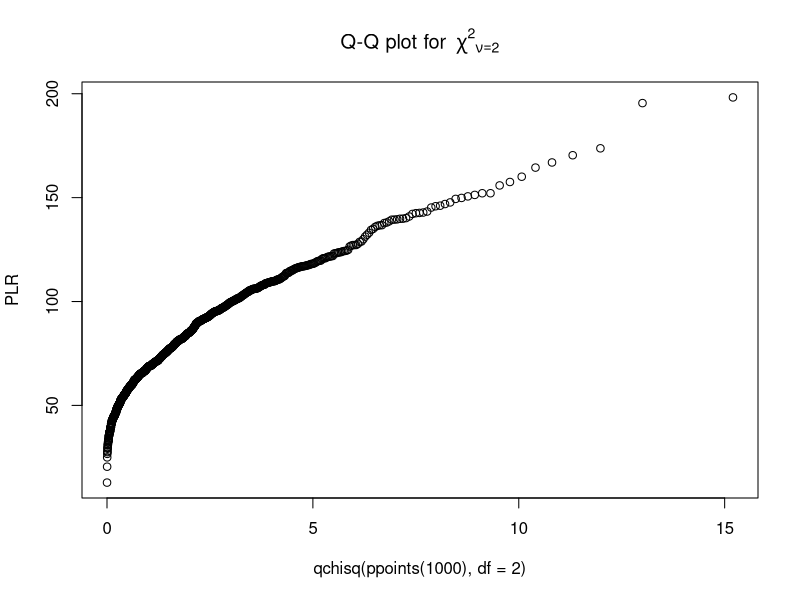
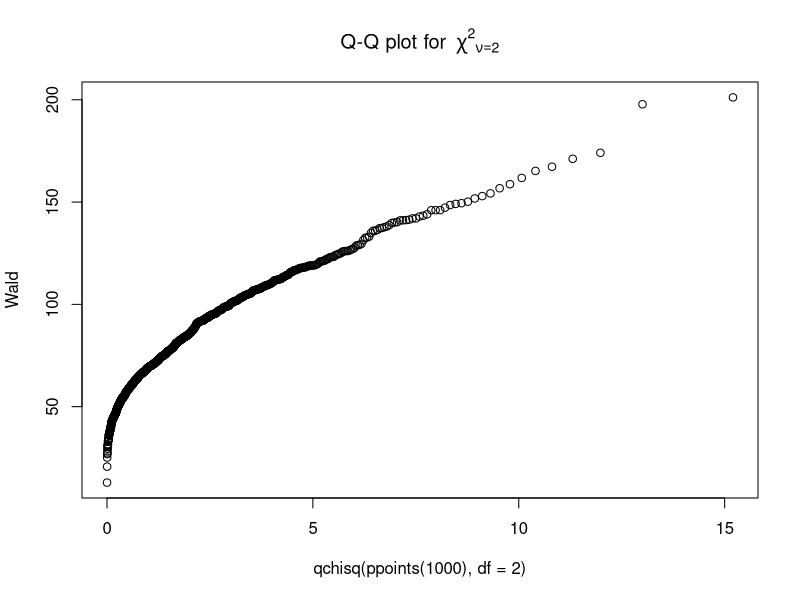

Write the R code that produced these figures, in order. (Note: a time limit stopped this script after it produced the figures.)
library(MASS)

Ker <- function(u){
  v <- numeric(length(u))
  if(abs(u)<=1){
    .75 * (1 - u^2)
  }else{
    0
  }
}

p <- 1
q <- 3
n <- 100
m <- 1000 # 重复次数
h <- 0.4167
#h <- 0.625
#h <- 0.9375
theta <- 0.5

Plmest <- function(p, q, theta, n, m, h){
  sigma <- matrix(c(1, .5, .5, .5, 1, .5, .5, .5, 1), 3, 3)
  # theta = 0
  # A <- matrix(c(0, 0, 1, 0, 0, 1), nrow=2, ncol=3)
  # theta <- .5
  A <- matrix(c(0, 0, 1, 0, 0, -2), nrow=2, ncol=3)

  beta <- matrix(nrow=m, ncol=q)
  PLR <- matrix(nrow=m, ncol=1)
  Wald <- matrix(nrow=m, ncol=1)
  
  set.seed(123)
  for (j in 1:m){
    #Simulate from a Multivariate Normal Distribution
    data <- mvrnorm(n, rep(0, 3), sigma)
    index <- abs(data[,1])<1.645
    x1 <- data[index, 2]
    x2 <- data[index, 3]
    x3 <- rbinom(n, 1, .4)[index]
    u <- data[index,1]
    num <- length(u)
    x <- rep(1, num)
    dim(x) <- c(num, p)
    X <- cbind(x1, x2, x3) # z
    error <- rnorm(n)[index]
    # error <- 2/3 * rnorm(n, 0, 1/2)[index] + 1/3 * rnorm(n, 0, 2)[index]
    Y <- sin(2*u) + 2 * x1 + 2 * theta * x2 + theta * x3 + error 
    dim(Y) <- c(num, 1)
    S <- matrix(nrow=num,ncol=num)
    for (i in 1:num){
      x_tem = cbind(x[i,], rep(0, p))
      w <- (u - rep(u[i], num)) / h
      dim(w) <- c(num, 1)
      W <- apply(w, 1, Ker)
      W <- diag(W) / h
      D <- cbind(x, x*w)
      S[i,] <- x_tem %*% ginv(t(D) %*% W %*% D) %*% t(D) %*% W
    }
    I <- diag(rep(num))
    Y_hat <- (I - S) %*% Y
    Z_hat <- (I - S) %*% X
    beta_hat <- ginv(t(Z_hat) %*% Z_hat) %*% t(Z_hat) %*% Y_hat
    M_hat <- S %*% (Y - X %*% beta_hat)
    RSS1 <- sum((Y - M_hat - X %*% beta_hat)^2)
    # ginv广义逆
    beta_hat0 <-beta_hat - ginv(t(Z_hat) %*% Z_hat) %*% t(A) %*% ginv(A %*% ginv(t(Z_hat) %*% Z_hat) %*% t(A)) %*% A %*% beta_hat 
    M_hat0 <- S %*% (Y - X %*% beta_hat0)
    RSS0 <- sum((Y - M_hat0 - X %*% beta_hat0)^2)
    T_n <- n / 2 * (RSS0 - RSS1) / RSS1 
    sigmah = RSS1 /n * ginv(t(Z_hat) %*% Z_hat) %*% t(Z_hat) %*% (I - S) %*% t(I - S) %*% Z_hat %*% ginv(t(Z_hat) %*% Z_hat)
    wh <- t(beta_hat) %*% t(A) %*% ginv(A %*% sigmah %*% t(A)) %*% A %*% beta_hat
    beta[j,] <- t(beta_hat)
    PLR[j,] <- 2 * T_n
    Wald[j,] <- wh
    res <- cbind(beta, PLR, Wald)
  }
  return(res)
}

res <- Plmest(p, q, theta, n, m, h)
beta <- res[,1:3]
PLR <- res[,4]
Wald <- res[,5]
apply(beta, 2, mean)
apply(beta, 2, sd)

## Q-Q plot for Chi^2 data against true theoretical distribution:
qqplot(qchisq(ppoints(1000), df = 2), PLR,
       main = expression("Q-Q plot for" ~~ {chi^2}[nu == 2]))
qqplot(qchisq(ppoints(1000), df = 2), Wald,
       main = expression("Q-Q plot for" ~~ {chi^2}[nu == 2]))


DBEest <- function(p, q, theta, n, m){
  sigma <- matrix(c(1, .5, .5, .5, 1, .5, .5, .5, 1), 3, 3)
  beta <- matrix(nrow=m, ncol=q)
  set.seed(123)
  for (j in 1:m){
    #Simulate from a Multivariate Normal Distribution
    data <- mvrnorm(n, rep(0, 3), sigma)
    x3 <- rbinom(n, 1, .4)
    sort.index <- sort.int(data[,1], index.return = TRUE)$ix
    u <- data[sort.index,1]
    x <- rep(1, n)
    X <- cbind(data[sort.index, 2:3], x3[sort.index]) # z
    error <- rnorm(n)[sort.index]
    # error1 <- 2/3 * rnorm(n, 0, 1/2)[sort.index] + 1/3 * rnorm(n, 0, 2)[sort.index]
    Y <- sin(2*u) + 2 * X[, 1] + 2 * theta * X[, 2] + theta * X[, 3] + error 
    diffY <- diff(Y)
    diffu <- diff(u)
    diffX <- diff(X)
    # diffY <- diff(Y)[seq(1,n-1,2)]
    # diffu <- diff(u)[seq(1,n-1,2)]
    # diffX <- diff(X)[seq(1,n-1,2),]
    Z <- cbind(rep(1, n/2), diffu, diffX)
    # normal least square
    W_hat <- ginv(t(Z) %*% Z) %*% t(Z) %*% diffY
    beta[j,] <- t(W_hat[3:5])
  }
  return(beta)
}
res <- DBEest(p, q, theta, n, m)
apply(res, 2, mean)
apply(res, 2, sd)

# power
t <- (seq(from=0, to=30, by=1)) / 100
pw <- matrix(nrow=length(t), ncol=2)
al <- .05
for (k in 1:length(t)){
  res <- Plmest(p, q, t[k], n, m, h)
  count1 <- 0
  count2 <- 0
  for (l in 1:m){
    ans1 <- pchisq(res[l, 4], 2, 0, FALSE)
    if (ans1 < al){count1 = count1 +  1}
    ans2 <- pchisq(res[l, 5], 2, 0, FALSE)
    if (ans2 < al){count2 = count2 +  1}
  }
  pw[k, 1] <- count1 / m
  pw[k, 2] <- count2 / m
  print(k)
}

PLRtest <- pw[,1]
Waldtest <- pw[,2]
plot(t, PLRtest, type="l")
plot(t, Waldtest, type="l")
